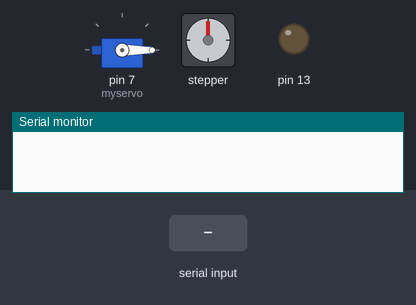
Bench run of a sketch on a simulated Arduino Uno, built with avr-gcc and run on an emulated ATmega328P. Parts: servo, stepper motor, output pins drawn as LEDs (lit = HIGH), the last lines printed to the serial monitor. The inputs (shaded band) are chosen by the test bench. Stepper angles assume 200 steps per turn.

Above: at 1.2 s.
1.3 s: "90,45\n" received over Serial
At 2.2 s:
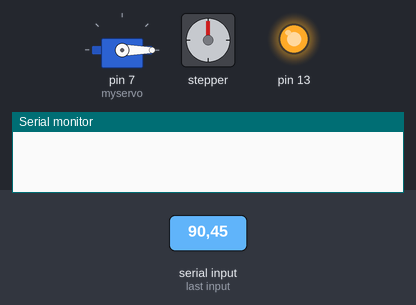
At 3.4 s:
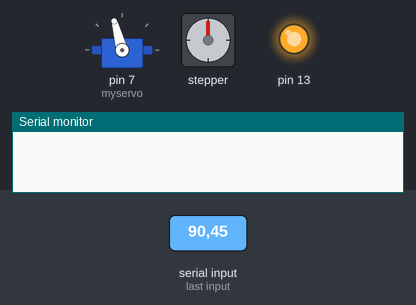
7.3 s: "30,150\n" received over Serial
At 23.9 s:
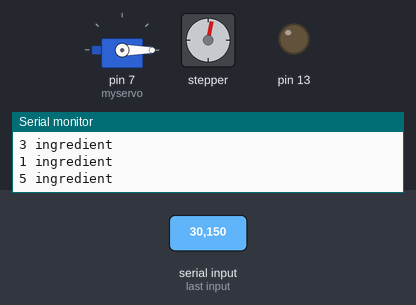
Timing chart, 0 to 24.1 s (numbered marks = the images above; inputs shaded):
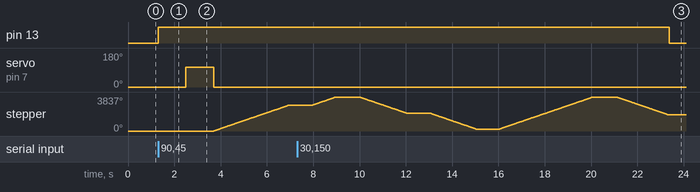

The sketch:

MixinsArduino7.ino
```cpp
#include <Stepper.h>
#include <Servo.h>

const int stepsPerRevolution = 200;  // change this to fit the number of steps per revolution
// for your motor

const int steps = 503;
// initialize the stepper library on pins 8 through 11:
Stepper myStepper(stepsPerRevolution, 8,9,10,11);

int lastIngredient = 0;

boolean backstep = false;

int incomingByte;

boolean carriage_back_to_origin = false;

boolean moveServo = false;

Servo myservo;

void setup() {
  myservo.attach(7,1000,2000);
  myservo.writeMicroseconds(1000);
  // set the speed at 60 rpm:
  myStepper.setSpeed(150);

  // initialize the serial port:
  Serial.begin(9600);

  // initialize pin 13 as OUTPUT
  pinMode(13,OUTPUT);
}

void loop() {

  /*for(i;i<orderSize;i++)
  {
    digitalWrite(13,HIGH);
    linearTravelStart(order[i],i);
   // End of For Loop
  }*/
  if(Serial.available() > 0) // if the data came
  {
    incomingByte = Serial.read() - 48; //read single byte from serial buffer
    digitalWrite(13,HIGH);
    String tempString = String(incomingByte);
    if(Constraint(incomingByte,0,7) == true) // constraint for bottle
    {
      tempString.concat(" ingredient");
      Serial.println(tempString);
      linearTravelStart(incomingByte);
    }
    else if(Constraint(incomingByte,0,100) == true) // constraint for ml
    {
          delay(1200);
          myservo.write(105);
          delay(1200);
          myservo.write(0);
    }

      //Serial.println(incomingByte);
  }
  else
    carriage_back_to_origin = true;

  if(carriage_back_to_origin == true)
  {
    for(int counter = 0; counter <(lastIngredient*2) - 1; counter ++)
    {
       myStepper.step(-((steps/2)/2));
    }

    // Reset
    carriage_back_to_origin = false;
    lastIngredient = 0;
    digitalWrite(13,LOW);
  }
  // End of main
}

int rotateComputation(int bottle)
{
  int looper = 0;

  if(lastIngredient == 0)
    looper = bottle * stepsPerRevolution;

  else
  {
     if(backstep == true)
        looper = (stepsPerRevolution * (lastIngredient - bottle));
     else
        looper = (stepsPerRevolution * (bottle - lastIngredient));
  }

  backstep = lastIngredient > bottle ? true : false;

  looper = looper / stepsPerRevolution;

  if(looper < 0)
      looper = looper * (-1);

  //lastIngredient = bottle;

  return looper;
}

void linearTravelStart(int bottle)
{
    int count = 0, pos = 0, linearTravel = rotateComputation(bottle);
   /* Serial.print("\nBACKSTEP? ");
    Serial.println(backstep);
    Serial.println();
    Serial.print("NEW loop: ");
    Serial.println(linearTravel);*/


    while(count < 2 && pos < linearTravel)
    {
      if(backstep == true)
      {
          myStepper.step(-(steps/2));

      }
      else
      {
        if(lastIngredient == 0 && pos == 0)
        {
           myStepper.step(((steps/2)/2)/2);
          // Serial.println("nakasud");
        }

        else
          myStepper.step(steps/2);
      }

      count++;
      if(count == 2)
      {
        count = 0;

        //Serial.print("NEW position: ");
        //Serial.println(pos);
        pos++;
      }
    }
    lastIngredient = bottle;

    delay(1000);

    // Checks if it is on last bottle
    // If it is, it returns to starting point
    //if(bottleCursor == orderSize - 1)
   // {

    //}
}

boolean Constraint(int value, int lowerlimit, int upperlimit)
{
  if(value > lowerlimit && value < upperlimit)
    return true;

    return false;
}
```

Measured:
- after the input at 1.3 s, pin 13: LOW → HIGH at once; servo on pin 7 (myservo): 0° → 105° after 1.2 s, → 0° 1.2 s later; stepper: keeps turning clockwise at about 893°/s, starting after 2.4 s
- after the input at 7.3 s, pin 13: HIGH → LOW after 16.1 s instead of 5.0 s
